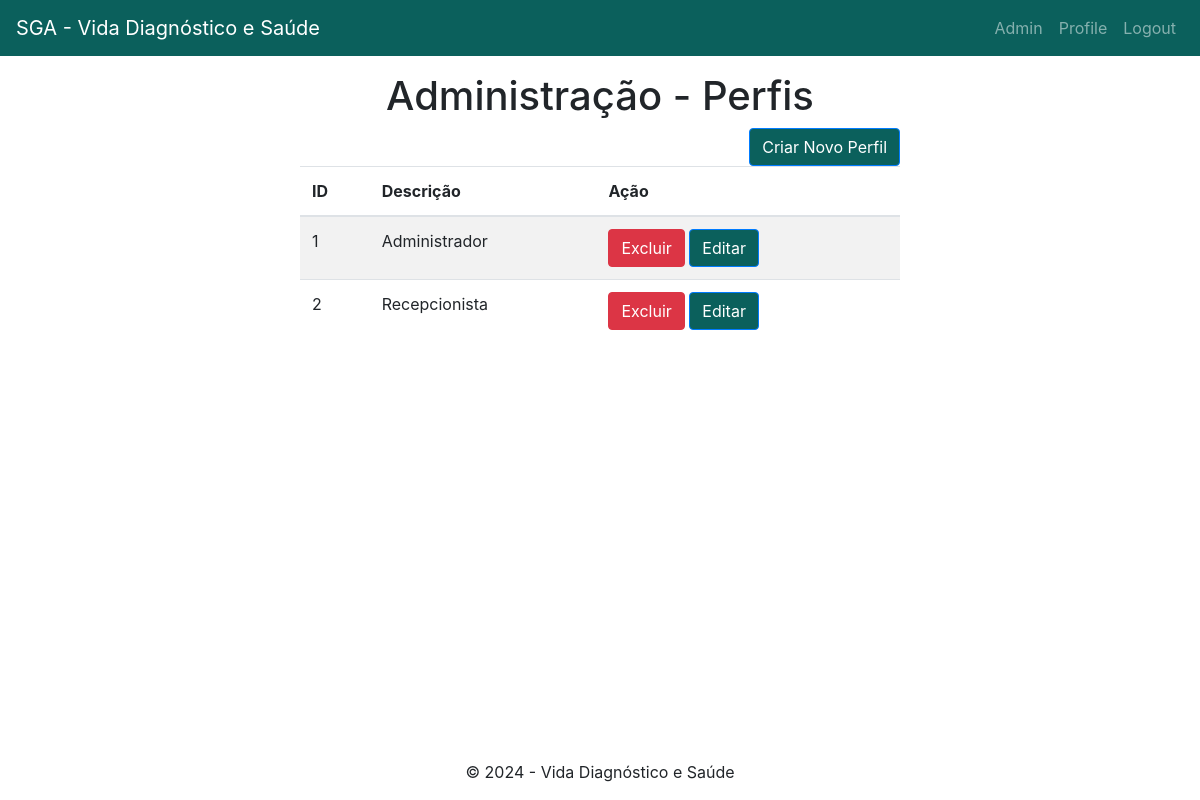
The app's page /perfis (signed in) with its own data.
### models/perfil.py (models this page shows, shortened)
class Perfil(db.Model):
    id = db.Column(db.Integer, primary_key=True, autoincrement=True)
    descricao = db.Column(db.String(255), nullable=False)

### routes/perfis.py (the view)
@perfil_bp.route("/perfis", methods=["GET"])
@login_required
def perfis():
    perfis = obter_todos_perfis()
    return render_template("adm/perfis.html", perfis = perfis)

### app.py (called while the page is built)
def create_app():
    app = Flask(__name__)
    app.config.from_pyfile("config.py")
    app.register_error_handler(401, erro_unautorized)
    app.register_error_handler(404, erro_page_not_found)
    app.register_error_handler(404, erro_internal_server)
    login_manager = LoginManager()
    login_manager.init_app(app)
    @login_manager.user_loader
    def load_user(usuario_id):
        return db.session.get(Usuario, usuario_id)
    db.init_app(app)
    register_blueprints(app)
    return app

### database.py (called while the page is built)
    def get_all(self):
        return self.Session.query(self.model_class).all()

### models/perfil.py (called while the page is built)
def obter_todos_perfis():
    crud_perfil = CRUD(Perfil)
    perfis = crud_perfil.get_all()
    return perfis

def obter_perfil_id(id_perfil):
    perfis = obter_todos_perfis()
    for perfil in perfis:
        if perfil.id == id_perfil:
            return perfil.descricao
    return None

### models/usuario.py (called while the page is built)
    def is_adm(self):
        if self.perfil_str() == "Administrador":
            return True
        return False

    def perfil_str(self):
        from models.perfil import obter_perfil_id
        perfil = obter_perfil_id(self.id_perfil)
        return perfil

### templates/adm/perfis.html
{% extends "base.html" %}
{% block content %}
    <h1>{% block title %}Administração - Perfis{% endblock %}</h1>
    <div class="row">
        <div class="col-md-12">
            <div class="d-flex justify-content-end">
                <a href="{{ url_for('perfis.criar') }}" class="btn btn-primary">Criar Novo Perfil</a>
            </div>
        </div>
    </div>
    <table class="table table-striped">
        <thead>
            <tr>
                <th>ID</th>
                <th>Descrição</th>
                <th>Ação</th>
            </tr>
        </thead>
        <tbody>
            {% for perfil in perfis %}
                <tr>
                    <td>{{ perfil.id }}</td>
                    <td>{{ perfil.descricao }}</td>
                    <td>
                        <a href="{{ url_for('perfis.excluir', perfil_id=perfil.id) }}" class="btn btn-danger">Excluir</a>
                        <a href="{{ url_for('perfis.editar', perfil_id=perfil.id) }}" class="btn btn-primary">Editar</a>
                    </td>
                </tr>
            {% endfor %}
        </tbody>
    </table>
{% endblock %}

### static/style.css (style rules this page uses)
h1 { text-align: center; }
.btn-primary, .btn-primary:hover, .btn-primary:active, .btn-primary:visited { background-color: #0B605C !important; }

### records on screen
Perfil: id "1", descricao "Administrador"
Perfil: id "2", descricao "Recepcionista"
